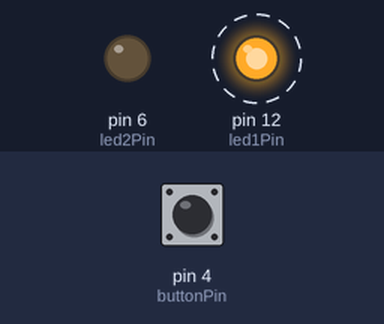
Bench run of a sketch on a simulated Arduino Uno, built with avr-gcc and run on an emulated ATmega328P. On the bench: output pins drawn as LEDs (lit = HIGH). Dashed ring = blinking. Inputs (shaded band) come from the test bench; at power-on: pin 4 (buttonPin) LOW. What the sketch prints to the serial monitor is not drawn.

Above: at 1.2 s.
1.3 s: pin 4 (buttonPin) pulled HIGH for 0.15 s
At 1.38 s:
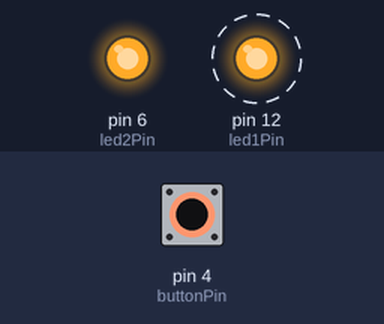
4.3 s: pin 4 (buttonPin) pulled HIGH for 1 s
At 6.8 s:
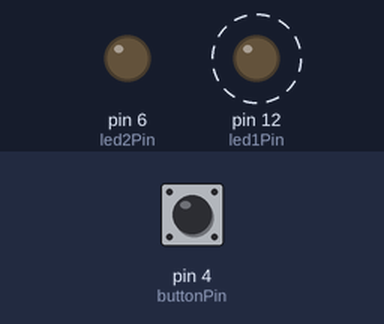
7.3 s: pin 4 (buttonPin) pulled HIGH for 3.2 s
At 8.8 s:
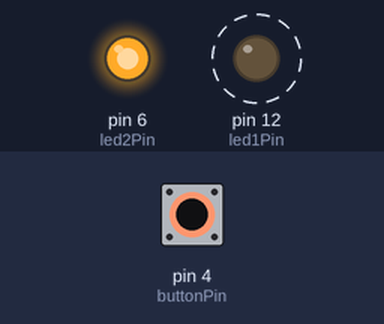
Timing chart, 0 to 18.0 s (numbered marks = the images above; inputs shaded):
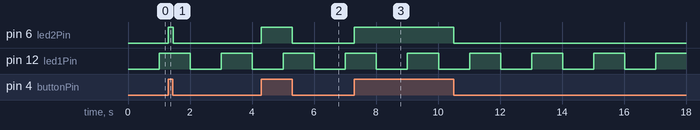

The sketch:

exercise1.ino
```cpp
// (C) Jessie Johnsson, Yingchao Ji, group: 10 (2024)
// Work package 5
// Exercise 1
// Submission code: 893764

// Define pins of led1, led2 and button
#define led1Pin 12
#define led2Pin 6
#define buttonPin 4

unsigned long previousTime = 0; // Initialize previous time is 0
int intervalTime = 1000; // Define the interval time is 1 second

int buttonState = 0; // Initialize buttonState is 0


void setup(){

  Serial.begin(9600); // Initialize serial for print button state

  pinMode(led1Pin, OUTPUT); // Set LED 1 pin as output
  pinMode(led2Pin, OUTPUT); // Set LED 2 pin as output
  pinMode(buttonPin, INPUT); // Set button pin as input

}

void loop(){

  unsigned long currentTime = millis(); // Get the current time in milliseconds
  if(currentTime - previousTime >= intervalTime){ // When the elapsed time is more than 1 second
    previousTime = currentTime; // Set previousTime to current time
    // Flicker the LED 1
    if(digitalRead(led1Pin) == LOW){ // If led 1 is off
    	digitalWrite(led1Pin, HIGH); // Make the led 1 on
    }else{ // If led 1 is on
    	digitalWrite(led1Pin, LOW); // Make the led 1 is off
    }
  }

  buttonState = digitalRead(buttonPin); // Using digitalRead function to read button state

  if(buttonState == HIGH){ // If button state is 1
 	digitalWrite(led2Pin, HIGH); // Turn on the led 2
    Serial.println(buttonState); // Print button state
  }else{ // If button state is 0
  	digitalWrite(led2Pin, LOW);// Turn off the led 2
    Serial.println(buttonState); // Print button state
  }


}
```

Measured:
- after the input at 1.3 s, pin 6 (led2Pin): LOW → HIGH at once, → LOW 0.15 s later
- after the input at 4.3 s, pin 6 (led2Pin): LOW → HIGH at once, → LOW 1.0 s later
- after the input at 7.3 s, pin 6 (led2Pin): LOW → HIGH at once, → LOW 3.2 s later
- by itself, pin 12 (led1Pin): alternates HIGH for 1.0 s and LOW for 1.0 s
